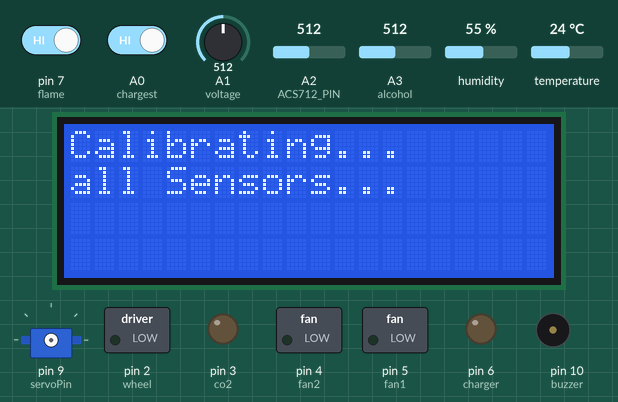
A sketch run on a simulated Arduino Uno, built with avr-gcc and run on an emulated ATmega328P. On the bench: 20×4 character LCD, servo, switched loads named in the sketch (green lamp = pin HIGH), output pins drawn as LEDs (lit = HIGH), buzzer (waves = sounding, pin HIGH). The inputs (shaded band) are chosen by the test bench; at power-on: A3 (alcohol) = 512, pin 7 (flame) HIGH, A0 (chargest) HIGH, A1 (voltage) = 512, A2 (ACS712_PIN) = 512, humidity 55 %, temperature 24 °C. What the sketch prints to the serial monitor is not drawn.

Above: at 2.7 s.
At 5.8 s:
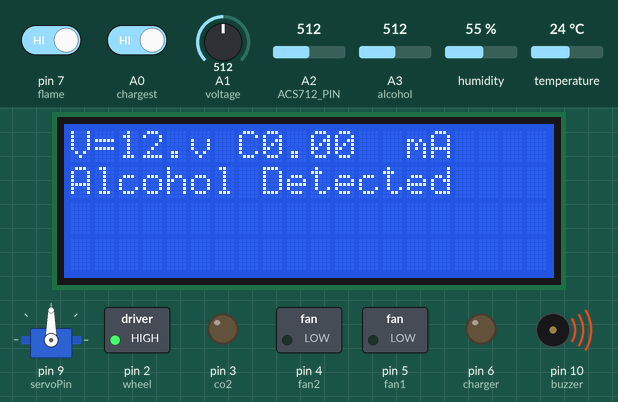
5.9 s: A3 (alcohol) set to 268
12.2 s: A3 (alcohol) set to 241
At 12.7 s:
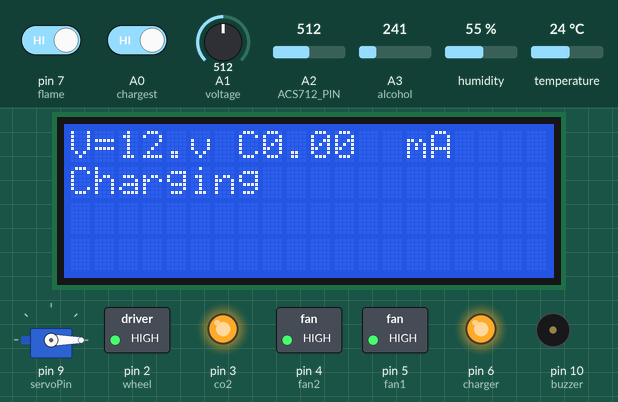
16.1 s: pin 7 (flame) driven LOW
At 17.3 s:
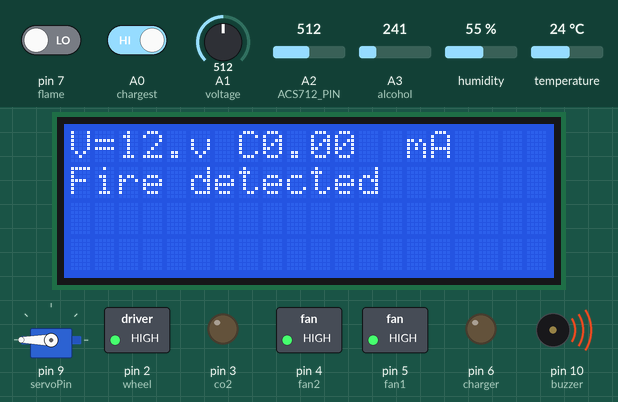
22.4 s: A0 (chargest) driven LOW
26.0 s: pin 7 (flame) driven HIGH
At 27.1 s:
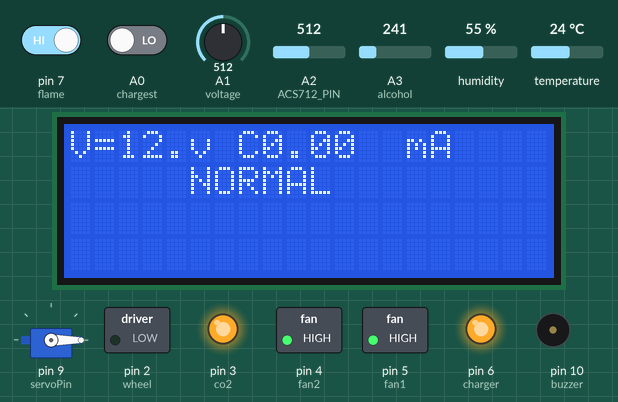
32.3 s: A1 (voltage) set to 480
At 35.5 s:
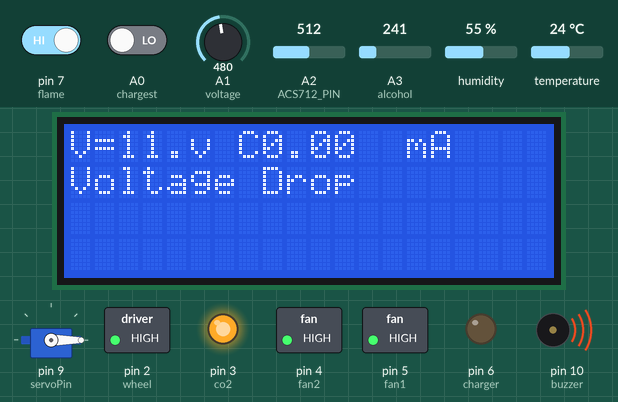
Timing chart, 0 to 36.6 s (numbered marks = the images above; inputs shaded):
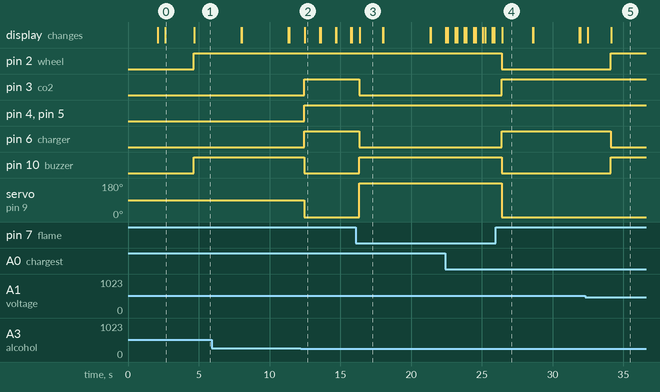

The sketch:

WAPD_v-1.ino
```cpp
#include <Servo.h>
#include <Wire.h>
#include <LiquidCrystal_I2C.h>
#include <SoftwareSerial.h>
#include "DHT.h"

#define DHTPIN 8
#define DHTTYPE DHT11

DHT dht(DHTPIN, DHTTYPE);

LiquidCrystal_I2C lcd(0x27,20,4);
float R1 = 30000.0;
float R2 = 7500.0;
float adc_voltage = 0.0;
float v = 0.0;
float ref_voltage = 5.0;
int adc_value = 0;

int servoPin = 9;
Servo myservo;
int angle = 0;
int fan1=5;
int fan2=4;
int co2=3;
int wheel=2;
int charger=6;
int alcohol=A3;
int flame=7;
int chargest=A0;
int chrgv=0;
int fan1state=0;
int fan2state=0;
//int c=0;
//int current=A2;
int voltage= A1;
int buzzer=10;
const int ACS712_PIN = A2;
const float ACS712_SENSITIVITY = 66.0;

void setup() {
  dht.begin();
lcd.init();

lcd.backlight();
lcd.setCursor(3,0);
lcd.print("WAPD-6.0");
lcd.setCursor(0,1);
lcd.print("by ELECTRO-NAUTS");
  delay(2000);
lcd.clear();
delay(500);
lcd.setCursor(0,0);
lcd.print("Calibrating...");
lcd.setCursor(0,1);
lcd.print("all Sensors...");
  delay(2000);
lcd.clear();
   myservo.attach(servoPin);

   pinMode(fan1,OUTPUT);
   pinMode(fan2,OUTPUT);
   pinMode(co2,OUTPUT);
   pinMode(wheel,OUTPUT);
   pinMode(charger,OUTPUT);
   pinMode(buzzer,OUTPUT);

   pinMode(chargest,INPUT);
   pinMode(alcohol,INPUT);
   pinMode(flame,INPUT);
   pinMode(ACS712_PIN,INPUT);
   pinMode(voltage,INPUT);

   Serial.begin(9600);
}

void loop() {
  for(int i=0;i<=5;i++){
  chrgv=digitalRead(chargest);
  int a= analogRead(alcohol);
  int f= digitalRead(flame);
int rawACS712Value = analogRead(ACS712_PIN);

adc_value = analogRead(voltage);
adc_voltage  = (adc_value * ref_voltage) / 1023.0;
v = adc_voltage*(R1+R2)/R2;

float cn= ((float)rawACS712Value - 512.0) / 1024.0 * 5000.0 / ACS712_SENSITIVITY;
/*if (cn<0){
  c=0;
}
else {*/
  float c=cn;
//}
  float h = dht.readHumidity();
  float t = dht.readTemperature();

    if (a>250){
      digitalWrite(wheel,HIGH);
      digitalWrite(buzzer,HIGH);
      lcd.setCursor(0,0);
      lcd.print("V=");
      lcd.setCursor(2,0);
      lcd.print(v,1);
      lcd.setCursor(5,0);
      lcd.print("v");
 lcd.setCursor(7,0);
      lcd.print("C-");
      lcd.setCursor(8,0);
      lcd.print(c,2);
         lcd.setCursor(14,0);
      lcd.print("mA");
      lcd.setCursor(0,1);
      lcd.print("Alcohol Detected");
Serial.println("Alcohol Detected");
Serial.println("|");
Serial.println(t);
Serial.println("|");
Serial.println(h);
Serial.println("|");
Serial.println(v);
Serial.println("|");
Serial.println(c);
Serial.println("|");
delay(500);
      lcd.setCursor(0,1);
      lcd.print("                ");
    }
    else if(f==0&&chrgv==0){
      digitalWrite(co2,LOW);
      digitalWrite(buzzer,HIGH);
      digitalWrite(wheel,HIGH);
      myservo.write(180);
      delay(100);
           lcd.setCursor(0,0);
      lcd.print("V=");
      lcd.setCursor(2,0);
      lcd.print(v,1);
      lcd.setCursor(5,0);
      lcd.print("v");
 lcd.setCursor(7,0);
      lcd.print("C-");
      lcd.setCursor(8,0);
      lcd.print(c,2);
         lcd.setCursor(14,0);
      lcd.print("mA");
      lcd.setCursor(0,1);
      lcd.setCursor(0,1);
      lcd.print("Fire Detected");
Serial.println("Fire detected,Evacuate");
Serial.println("|");
Serial.println(t);
Serial.println("|");
Serial.println(h);
Serial.println("|");
Serial.println(v);
Serial.println("|");
Serial.println(c);
Serial.println("|");
delay(500);
      lcd.setCursor(0,1);
      lcd.print("                ");
    }
    else if(t>33){
      digitalWrite(fan1,LOW);
      digitalWrite(fan2,HIGH);
      Serial.println(" ");
Serial.println("|");
Serial.println(t);
Serial.println("|");
Serial.println(h);
Serial.println("|");
Serial.println(v);
Serial.println("|");
Serial.println(c);
Serial.println("|");
delay(500);
      lcd.setCursor(0,1);
      lcd.print("                ");
    }
    else if(t>35){
      digitalWrite(fan1,LOW);
      digitalWrite(fan2,LOW);
      fan1state=1;
      fan2state=1;
      Serial.println(" ");
Serial.println("|");
Serial.println(t);
Serial.println("|");
Serial.println(h);
Serial.println("|");
Serial.println(v);
Serial.println("|");
Serial.println(c);
Serial.println("|");
                  lcd.setCursor(0,0);
      lcd.print("V=");
      lcd.setCursor(2,0);
      lcd.print(v,1);
      lcd.setCursor(5,0);
      lcd.print("v");
 lcd.setCursor(7,0);
      lcd.print("C-");
      lcd.setCursor(8,0);
      lcd.print(c,2);
         lcd.setCursor(14,0);
      lcd.print("mA");
      lcd.setCursor(0,1);
      lcd.setCursor(0,1);
      lcd.print("Temperature Rise");
      delay(500);
            lcd.setCursor(0,1);
      lcd.print("                ");
    }
    else if(fan1state==1&&fan2state==2&&t>40){
      digitalWrite(buzzer,HIGH);
      digitalWrite(fan1,LOW);
      digitalWrite(fan2,LOW);
      delay(3000);
            digitalWrite(wheel,HIGH);
Serial.println("High temperature");
Serial.println("|");
Serial.println(t);
Serial.println("|");
Serial.println(h);
Serial.println("|");
Serial.println(v);
Serial.println("|");
Serial.println(c);
Serial.println("|");
delay(500);
      lcd.setCursor(0,1);
      lcd.print("                ");

    }
    else if(chrgv==1&&f==1){
      digitalWrite(wheel,HIGH);
      digitalWrite(charger,HIGH);
      digitalWrite(fan1,HIGH);
      myservo.write(0);
digitalWrite(fan2,HIGH);
digitalWrite(co2,HIGH);
digitalWrite(buzzer,LOW);
Serial.println("Charging");
Serial.println("|");
Serial.println(t);
Serial.println("|");
Serial.println(h);
Serial.println("|");
Serial.println(v);
Serial.println("|");
Serial.println(c);
Serial.println("|");
           lcd.setCursor(0,0);
      lcd.print("V=");
      lcd.setCursor(2,0);
      lcd.print(v,1);
      lcd.setCursor(5,0);
      lcd.print("v");
 lcd.setCursor(7,0);
      lcd.print("C-");
      lcd.setCursor(8,0);
      lcd.print(c,2);
         lcd.setCursor(14,0);
      lcd.print("mA");
      lcd.setCursor(0,1);
      lcd.setCursor(0,1);
      lcd.print("Charging");
      delay(500);
            lcd.setCursor(0,1);
      lcd.print("                ");
      }
     else if (chrgv==1&&f==0){
      digitalWrite(wheel,HIGH);
      digitalWrite(co2,LOW);
      digitalWrite(buzzer,HIGH);
      digitalWrite(charger,LOW);
      digitalWrite(fan1,HIGH);
digitalWrite(fan2,HIGH);
digitalWrite(co2,LOW);
      myservo.write(180);
           lcd.setCursor(0,0);
      lcd.print("V=");
      lcd.setCursor(2,0);
      lcd.print(v,1);
      lcd.setCursor(5,0);
      lcd.print("v");
      lcd.setCursor(7,0);
      lcd.print("C-");
      lcd.setCursor(8,0);
      lcd.print(c,2);
         lcd.setCursor(14,0);
      lcd.print("mA");
      lcd.setCursor(0,1);
      lcd.setCursor(0,1);
      lcd.print("Fire detected");

Serial.println("Fire Detected,Evacuate");
Serial.println("|");
Serial.println(t);
Serial.println("|");
Serial.println(h);
Serial.println("|");
Serial.println(v);
Serial.println("|");
Serial.println(c);
Serial.println("|");
delay(500);
      lcd.setCursor(0,1);
      lcd.print("                ");
    }
    else{
  myservo.write(0);
digitalWrite(fan1,HIGH);
digitalWrite(fan2,HIGH);
digitalWrite(co2,HIGH);
digitalWrite(charger,HIGH);
digitalWrite(wheel,LOW);
digitalWrite(buzzer,LOW);
Serial.println("NORMAL");
Serial.println("|");
Serial.println(t);
Serial.println("|");
Serial.println(h);
Serial.println("|");
Serial.println(v);
Serial.println("|");
Serial.println(c);
Serial.println("|");
           lcd.setCursor(0,0);
      lcd.print("V=");
      lcd.setCursor(2,0);
      lcd.print(v,1);
      lcd.setCursor(5,0);
      lcd.print("v");
 lcd.setCursor(7,0);
      lcd.print("C-");
      lcd.setCursor(8,0);
      lcd.print(c,2);
         lcd.setCursor(14,0);
      lcd.print("mA");
      lcd.setCursor(4,1);
      lcd.print(" NORMAL");
delay(500);
      lcd.setCursor(0,1);
      lcd.print("                ");
}
 while(i==3&&v<12&&chrgv==0&&a<300&&f==1){
       digitalWrite(wheel,HIGH);
      digitalWrite(co2,HIGH);
      digitalWrite(buzzer,LOW);
      digitalWrite(charger,LOW);
      digitalWrite(fan1,HIGH);
digitalWrite(fan2,HIGH);
      myservo.write(0);
      digitalWrite(buzzer,HIGH);
           lcd.setCursor(0,0);
      lcd.print("V=");
      lcd.setCursor(2,0);
      lcd.print(v,1);
      lcd.setCursor(5,0);
      lcd.print("v");
      lcd.setCursor(7,0);
      lcd.print("C-");
      lcd.setCursor(8,0);
      lcd.print(c,2);
         lcd.setCursor(14,0);
      lcd.print("mA");
      lcd.setCursor(0,1);
      lcd.setCursor(0,1);
      lcd.print("Voltage Drop");

Serial.println("Voltage Drop");
Serial.println("|");
Serial.println(t);
Serial.println("|");
Serial.println(h);
Serial.println("|");
Serial.println(v);
Serial.println("|");
Serial.println(c);
Serial.println("|");
delay(500);
      lcd.setCursor(0,1);
      lcd.print("                ");
    }

  }

}
```

Measured:
- the behaviour switches between 251 and 250 on A3 (alcohol) (found by bisection; images 1 and 2)
- the behaviour switches between 492 and 491 on A1 (voltage) (found by bisection; images 4 and 5)
- after the input at 12.2 s, pin 3 (co2), pin 4 (fan2), pin 5 (fan1), pin 6 (charger): LOW → HIGH after 0.26 s; pin 10 (buzzer): HIGH → LOW after 0.26 s; servo on pin 9 (servoPin): 90° → 0° after 0.27 s; the display: changes after 0.29 s (image 2)
- after the input at 16.1 s, pin 3 (co2), pin 6 (charger): HIGH → LOW after 0.23 s; pin 10 (buzzer): LOW → HIGH after 0.23 s; servo on pin 9 (servoPin): 0° → 180° after 0.25 s; the display: changes after 0.27 s (image 3)
- after the input at 26.0 s, pin 2 (wheel), pin 10 (buzzer): HIGH → LOW after 0.40 s; pin 3 (co2), pin 6 (charger): LOW → HIGH after 0.40 s; servo on pin 9 (servoPin): 180° → 0° after 0.40 s; the display: changes after 0.43 s (image 4)
- after the input at 32.3 s, pin 2 (wheel), pin 10 (buzzer): LOW → HIGH after 1.8 s; pin 6 (charger): HIGH → LOW after 1.8 s; the display: first changes after 0.19 s (image 5 shows a later state)
- what the display in image 0 shows lasts 2.1 s, from 2.6 s to 4.7 s
